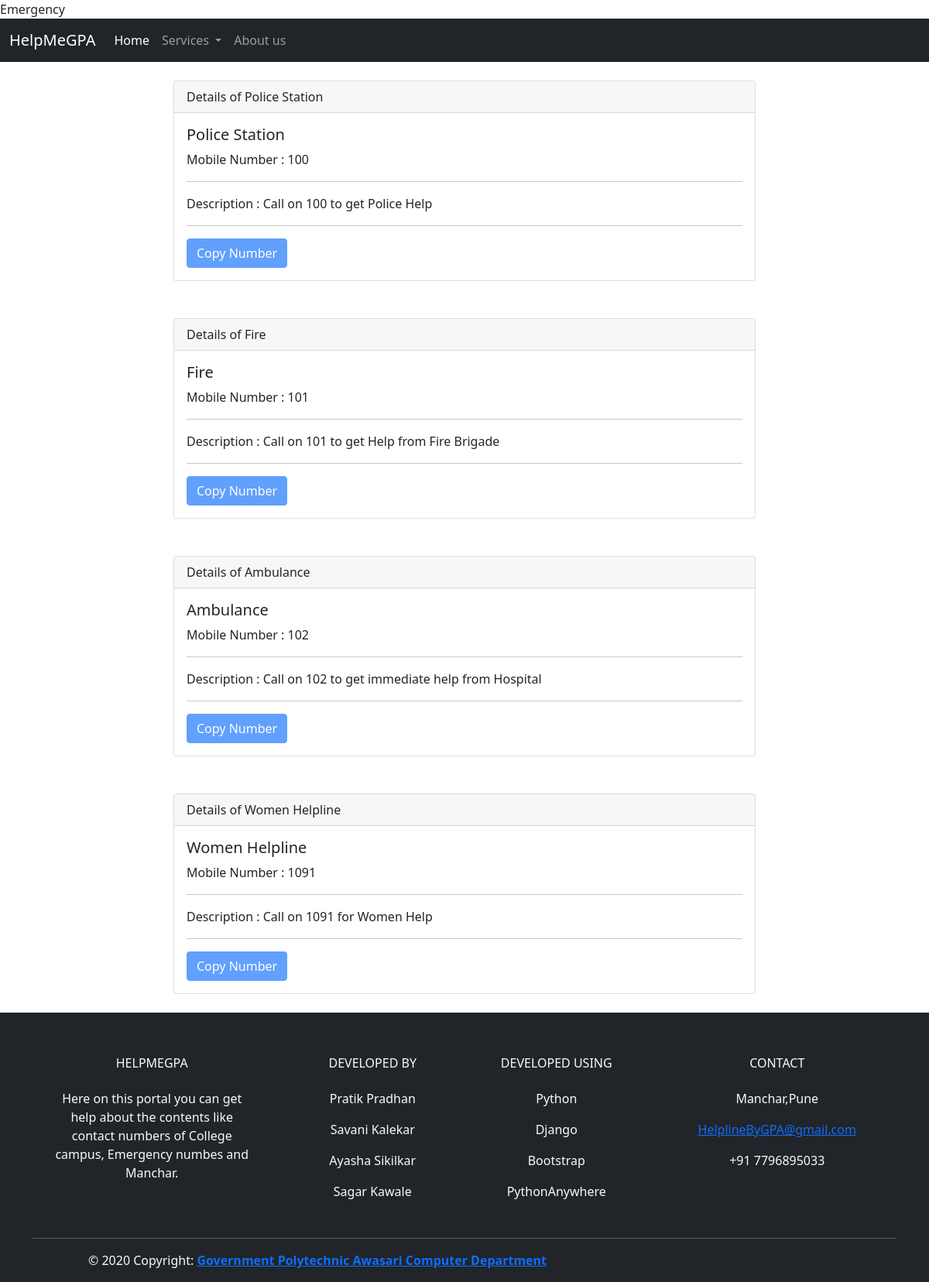
The page /Campus on the database its author committed.
### Services/models.py (models this page shows)
class Emergency(models.Model):
    title = models.CharField(max_length=200)
    mobileno = models.CharField(max_length=200)
    mail = models.CharField(max_length=200)
    desc = models.CharField(max_length=200, default='...',editable=True)

### Services/views.py (the view)
# urls.py: path('Campus', Emergency1),
def Emergency1(request):
    number1=Emergency.objects.all()
    num = {
        'no':number1
    }
    return render(request,"Emergency.html",context=num)

### Services/Templates/Emergency.html (shortened to what this page needs)
{% extends 'Base.html' %}
{% block content %}
{% for num in no %}
<div class="container col-lg-8 p-4">
<div class="card">
  <div class="card-header">
   Details of {{num.title}}
  </div>
  <div class="card-body">
    <h5 class="card-title">{{num.title}}</h5>
    <p class="card-text">Mobile Number : {{num.mobileno}}</p>
    <hr>
         Description : {{num.desc}}<hr>
    <a href="#" class="btn btn-primary disabled">Copy Number</a>
  </div>
</div>
</div>
{% endfor %}
{% endblock content %}

### rows shown on the page
Emergency: title "Police Station", mobileno "100", desc "Call on 100 to get Police Help"
Emergency: title "Fire", mobileno "101", desc "Call on 101 to get Help from Fire Brigade"
Emergency: title "Ambulance", mobileno "102", desc "Call on 102 to get immediate help from Hospital"
Emergency: title "Women Helpline", mobileno "1091", desc "Call on 1091 for Women Help"
